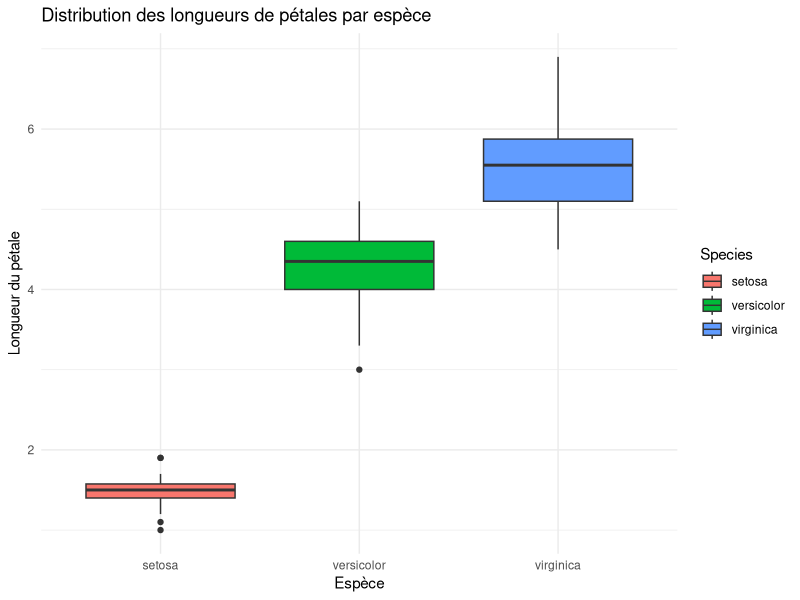

The R source for this figure:

# Charger la librairie ggplot2 pour la visualisation
library(ggplot2)

# Charger le jeu de données iris
data("iris")
head(iris,100)





# Créer un diagramme en boîte montrant la distribution des longueurs de pétales pour chaque espèce


ggplot(iris, aes(x = Species, y = Petal.Length, fill = Species)) +
  geom_boxplot() +
  labs(title = "Distribution des longueurs de pétales par espèce",
       x = "Espèce",
       y = "Longueur du pétale") +
  theme_minimal()

# Ce code utilise la librairie ggplot2 pour créer un diagramme 
# en boîte qui montre la distribution des longueurs de pétales
# pour chaque espèce de fleur dans le jeu de données iris. 
# Vous pouvez également modifier les variables utilisées 
# pour l'axe des x et y ainsi que les types de graphiques selon les besoins de l'exercice.

